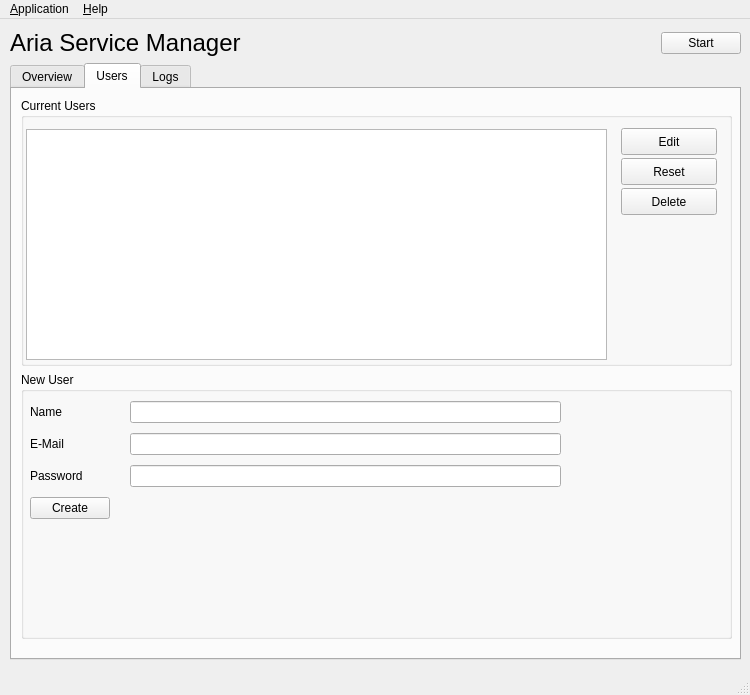
<?xml version="1.0" encoding="UTF-8"?>
<ui version="4.0">
	<class>MainWindow</class>
	<widget class="QMainWindow" name="MainWindow">
		<property name="geometry">
			<rect>
				<x>0</x>
				<y>0</y>
				<width>750</width>
				<height>695</height>
			</rect>
		</property>
		<property name="minimumSize">
			<size>
				<width>750</width>
				<height>695</height>
			</size>
		</property>
		<property name="maximumSize">
			<size>
				<width>750</width>
				<height>695</height>
			</size>
		</property>
		<property name="focusPolicy">
			<enum>Qt::FocusPolicy::TabFocus</enum>
		</property>
		<property name="windowTitle">
			<string>Aria</string>
		</property>
		<property name="windowIcon">
			<iconset theme="emblem-system"/>
		</property>
		<property name="unifiedTitleAndToolBarOnMac">
			<bool>false</bool>
		</property>
		<widget class="QWidget" name="centralwidget">
			<widget class="QWidget" name="verticalLayoutWidget">
				<property name="geometry">
					<rect>
						<x>10</x>
						<y>10</y>
						<width>731</width>
						<height>631</height>
					</rect>
				</property>
				<layout class="QVBoxLayout" name="verticalLayout">
					<item>
						<layout class="QHBoxLayout" name="horizontalLayout">
							<item>
								<widget class="QLabel" name="label">
									<property name="font">
										<font>
											<pointsize>18</pointsize>
										</font>
									</property>
									<property name="text">
										<string>Aria Service Manager</string>
									</property>
								</widget>
							</item>
							<item>
								<spacer name="horizontalSpacer">
									<property name="orientation">
										<enum>Qt::Orientation::Horizontal</enum>
									</property>
									<property name="sizeHint" stdset="0">
										<size>
											<width>40</width>
											<height>20</height>
										</size>
									</property>
								</spacer>
							</item>
							<item>
								<widget class="QPushButton" name="pushButton_Restart">
									<property name="enabled">
										<bool>true</bool>
									</property>
									<property name="text">
										<string>Start</string>
									</property>
									<property name="icon">
										<iconset theme="media-playback-start"/>
									</property>
								</widget>
							</item>
						</layout>
					</item>
					<item>
						<widget class="QTabWidget" name="tabWidget">
							<property name="tabPosition">
								<enum>QTabWidget::TabPosition::North</enum>
							</property>
							<property name="currentIndex">
								<number>1</number>
							</property>
							<widget class="QWidget" name="tab_overview">
								<attribute name="title">
									<string>Overview</string>
								</attribute>
								<widget class="QWidget" name="verticalLayoutWidget_3">
									<property name="geometry">
										<rect>
											<x>9</x>
											<y>9</y>
											<width>2988</width>
											<height>541</height>
										</rect>
									</property>
									<layout class="QVBoxLayout" name="verticalLayout_3">
										<item>
											<widget class="QGroupBox" name="groupBox_3">
												<property name="title">
													<string>Service</string>
												</property>
												<widget class="QWidget" name="formLayoutWidget_3">
													<property name="geometry">
														<rect>
															<x>9</x>
															<y>29</y>
															<width>361</width>
															<height>141</height>
														</rect>
													</property>
													<layout class="QFormLayout" name="formLayout_3">
														<property name="horizontalSpacing">
															<number>20</number>
														</property>
														<property name="verticalSpacing">
															<number>10</number>
														</property>
														<item row="0" column="0">
															<widget class="QLabel" name="label_8">
																<property name="text">
																	<string>URL</string>
																</property>
															</widget>
														</item>
														<item row="2" column="0">
															<widget class="QLabel" name="label_9">
																<property name="text">
																	<string>Uptime</string>
																</property>
															</widget>
														</item>
														<item row="3" column="0">
															<widget class="QLabel" name="label_12">
																<property name="text">
																	<string>Started</string>
																</property>
															</widget>
														</item>
														<item row="1" column="0">
															<widget class="QLabel" name="label_13">
																<property name="text">
																	<string>PID</string>
																</property>
															</widget>
														</item>
														<item row="0" column="1">
															<widget class="QLabel" name="label_14">
																<property name="text">
																	<string>http://localhost:8392</string>
																</property>
															</widget>
														</item>
														<item row="1" column="1">
															<widget class="QLabel" name="label_15">
																<property name="text">
																	<string>-</string>
																</property>
															</widget>
														</item>
														<item row="2" column="1">
															<widget class="QLabel" name="label_16">
																<property name="text">
																	<string>-</string>
																</property>
															</widget>
														</item>
														<item row="3" column="1">
															<widget class="QLabel" name="label_17">
																<property name="text">
																	<string>-</string>
																</property>
															</widget>
														</item>
													</layout>
												</widget>
												<widget class="QPushButton" name="pushButton">
													<property name="geometry">
														<rect>
															<x>380</x>
															<y>30</y>
															<width>96</width>
															<height>27</height>
														</rect>
													</property>
													<property name="text">
														<string>Open</string>
													</property>
													<property name="icon">
														<iconset theme="applications-internet"/>
													</property>
												</widget>
											</widget>
										</item>
										<item>
											<widget class="QGroupBox" name="groupBox_2">
												<property name="title">
													<string>Database</string>
												</property>
												<widget class="QWidget" name="formLayoutWidget">
													<property name="geometry">
														<rect>
															<x>10</x>
															<y>30</y>
															<width>361</width>
															<height>141</height>
														</rect>
													</property>
													<layout class="QFormLayout" name="formLayout">
														<property name="horizontalSpacing">
															<number>20</number>
														</property>
														<property name="verticalSpacing">
															<number>10</number>
														</property>
														<property name="bottomMargin">
															<number>0</number>
														</property>
														<item row="0" column="0">
															<widget class="QLabel" name="label_2">
																<property name="text">
																	<string>Type</string>
																</property>
															</widget>
														</item>
														<item row="0" column="1">
															<widget class="QLabel" name="label_4">
																<property name="text">
																	<string>SQLite</string>
																</property>
															</widget>
														</item>
														<item row="1" column="0">
															<widget class="QLabel" name="label_3">
																<property name="text">
																	<string>Location</string>
																</property>
															</widget>
														</item>
														<item row="1" column="1">
															<widget class="QLabel" name="label_5">
																<property name="text">
																	<string>/path</string>
																</property>
															</widget>
														</item>
														<item row="2" column="0">
															<widget class="QLabel" name="label_6">
																<property name="text">
																	<string>Permissions</string>
																</property>
															</widget>
														</item>
														<item row="2" column="1">
															<widget class="QLabel" name="label_7">
																<property name="text">
																	<string>RW</string>
																</property>
															</widget>
														</item>
														<item row="3" column="0">
															<widget class="QLabel" name="label_10">
																<property name="text">
																	<string>Size</string>
																</property>
															</widget>
														</item>
														<item row="3" column="1">
															<widget class="QLabel" name="label_11">
																<property name="text">
																	<string>8MB</string>
																</property>
															</widget>
														</item>
													</layout>
												</widget>
											</widget>
										</item>
										<item>
											<widget class="QGroupBox" name="groupBox">
												<property name="title">
													<string>LLM Inference APIs</string>
												</property>
												<widget class="QWidget" name="formLayoutWidget_2">
													<property name="geometry">
														<rect>
															<x>10</x>
															<y>30</y>
															<width>361</width>
															<height>141</height>
														</rect>
													</property>
													<layout class="QFormLayout" name="formLayout_2">
														<property name="horizontalSpacing">
															<number>20</number>
														</property>
														<property name="verticalSpacing">
															<number>10</number>
														</property>
														<item row="1" column="0">
															<widget class="QLabel" name="label_18">
																<property name="text">
																	<string>Chat</string>
																</property>
															</widget>
														</item>
														<item row="2" column="0">
															<widget class="QLabel" name="label_19">
																<property name="text">
																	<string>Vision/OCR</string>
																</property>
															</widget>
														</item>
														<item row="3" column="0">
															<widget class="QLabel" name="label_20">
																<property name="text">
																	<string>Embeddings</string>
																</property>
															</widget>
														</item>
														<item row="1" column="1">
															<widget class="QLabel" name="label_21">
																<property name="text">
																	<string>http://127.0.0.1:7070/v1</string>
																</property>
															</widget>
														</item>
														<item row="2" column="1">
															<widget class="QLabel" name="label_22">
																<property name="text">
																	<string>http://127.0.0.1:7071/v1</string>
																</property>
															</widget>
														</item>
														<item row="3" column="1">
															<widget class="QLabel" name="label_23">
																<property name="text">
																	<string>http://127.0.0.1:7072/v1</string>
																</property>
															</widget>
														</item>
														<item row="0" column="0">
															<widget class="QLabel" name="label_24">
																<property name="text">
																	<string>Type</string>
																</property>
															</widget>
														</item>
														<item row="0" column="1">
															<widget class="QLabel" name="label_25">
																<property name="text">
																	<string>llama.cpp</string>
																</property>
															</widget>
														</item>
													</layout>
												</widget>
											</widget>
										</item>
									</layout>
								</widget>
							</widget>
							<widget class="QWidget" name="tab_users">
								<attribute name="title">
									<string>Users</string>
								</attribute>
								<widget class="QWidget" name="verticalLayoutWidget_4">
									<property name="geometry">
										<rect>
											<x>9</x>
											<y>9</y>
											<width>711</width>
											<height>541</height>
										</rect>
									</property>
									<layout class="QVBoxLayout" name="verticalLayout_4">
										<item>
											<widget class="QGroupBox" name="groupBox_5">
												<property name="title">
													<string>Current Users</string>
												</property>
												<widget class="QListWidget" name="listWidget">
													<property name="geometry">
														<rect>
															<x>5</x>
															<y>31</y>
															<width>581</width>
															<height>231</height>
														</rect>
													</property>
												</widget>
												<widget class="QPushButton" name="pushButton_3">
													<property name="geometry">
														<rect>
															<x>600</x>
															<y>60</y>
															<width>96</width>
															<height>27</height>
														</rect>
													</property>
													<property name="text">
														<string>Reset</string>
													</property>
												</widget>
												<widget class="QPushButton" name="pushButton_4">
													<property name="geometry">
														<rect>
															<x>600</x>
															<y>30</y>
															<width>96</width>
															<height>27</height>
														</rect>
													</property>
													<property name="text">
														<string>Edit</string>
													</property>
												</widget>
												<widget class="QPushButton" name="pushButton_5">
													<property name="geometry">
														<rect>
															<x>600</x>
															<y>90</y>
															<width>96</width>
															<height>27</height>
														</rect>
													</property>
													<property name="text">
														<string>Delete</string>
													</property>
												</widget>
											</widget>
										</item>
										<item>
											<widget class="QGroupBox" name="groupBox_4">
												<property name="title">
													<string>New User</string>
												</property>
												<widget class="QWidget" name="formLayoutWidget_4">
													<property name="geometry">
														<rect>
															<x>9</x>
															<y>29</y>
															<width>531</width>
															<height>211</height>
														</rect>
													</property>
													<layout class="QFormLayout" name="formLayout_4">
														<property name="horizontalSpacing">
															<number>20</number>
														</property>
														<property name="verticalSpacing">
															<number>10</number>
														</property>
														<item row="0" column="0">
															<widget class="QLabel" name="label_26">
																<property name="text">
																	<string>Name</string>
																</property>
															</widget>
														</item>
														<item row="1" column="0">
															<widget class="QLabel" name="label_27">
																<property name="text">
																	<string>E-Mail</string>
																</property>
															</widget>
														</item>
														<item row="2" column="0">
															<widget class="QLabel" name="label_28">
																<property name="text">
																	<string>Password</string>
																</property>
															</widget>
														</item>
														<item row="3" column="0">
															<widget class="QPushButton" name="pushButton_2">
																<property name="text">
																	<string>Create</string>
																</property>
															</widget>
														</item>
														<item row="0" column="1">
															<widget class="QLineEdit" name="lineEdit"/>
														</item>
														<item row="1" column="1">
															<widget class="QLineEdit" name="lineEdit_2"/>
														</item>
														<item row="2" column="1">
															<widget class="QLineEdit" name="lineEdit_3">
																<property name="inputMask">
																	<string/>
																</property>
																<property name="maxLength">
																	<number>48</number>
																</property>
																<property name="echoMode">
																	<enum>QLineEdit::EchoMode::PasswordEchoOnEdit</enum>
																</property>
															</widget>
														</item>
													</layout>
												</widget>
											</widget>
										</item>
									</layout>
								</widget>
							</widget>
							<widget class="QWidget" name="tab_logs">
								<attribute name="title">
									<string>Logs</string>
								</attribute>
								<widget class="QWidget" name="verticalLayoutWidget_2">
									<property name="geometry">
										<rect>
											<x>9</x>
											<y>9</y>
											<width>711</width>
											<height>541</height>
										</rect>
									</property>
									<layout class="QVBoxLayout" name="verticalLayout_2">
										<item>
											<widget class="QPlainTextEdit" name="plainTextEdit_2">
												<property name="lineWrapMode">
													<enum>QPlainTextEdit::LineWrapMode::NoWrap</enum>
												</property>
												<property name="readOnly">
													<bool>true</bool>
												</property>
												<property name="maximumBlockCount">
													<number>1000</number>
												</property>
											</widget>
										</item>
									</layout>
								</widget>
							</widget>
						</widget>
					</item>
				</layout>
			</widget>
		</widget>
		<widget class="QMenuBar" name="menuBar">
			<property name="geometry">
				<rect>
					<x>0</x>
					<y>0</y>
					<width>750</width>
					<height>24</height>
				</rect>
			</property>
			<widget class="QMenu" name="menuApplication">
				<property name="title">
					<string>&amp;Application</string>
				</property>
				<addaction name="actionQuit"/>
			</widget>
			<widget class="QMenu" name="menuHelp">
				<property name="title">
					<string>&amp;Help</string>
				</property>
				<addaction name="actionAbout"/>
			</widget>
			<addaction name="menuApplication"/>
			<addaction name="menuHelp"/>
		</widget>
		<widget class="QStatusBar" name="statusBar"/>
		<action name="action_Quit">
			<property name="text">
				<string>Quit</string>
			</property>
		</action>
		<action name="actionAbout">
			<property name="icon">
				<iconset theme="help-about"/>
			</property>
			<property name="text">
				<string>&amp;About</string>
			</property>
		</action>
		<action name="actionQuit">
			<property name="icon">
				<iconset theme="application-exit"/>
			</property>
			<property name="text">
				<string>&amp;Quit</string>
			</property>
			<property name="shortcut">
				<string>Ctrl+Q</string>
			</property>
		</action>
	</widget>
	<resources/>
	<connections/>
</ui>
